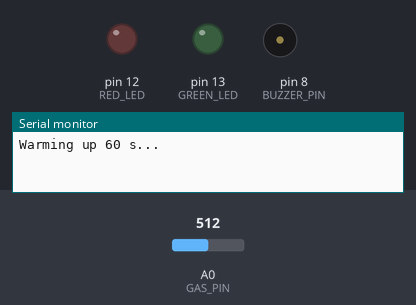
A sketch run on a simulated Arduino Uno, built with avr-gcc and run on an emulated ATmega328P. On the bench: output pins drawn as LEDs (lit = HIGH), buzzer (waves = sounding, pin HIGH), the last lines printed to the serial monitor. The test bench sets the inputs (shaded band); at power-on: A0 (GAS_PIN) = 512.

Above: at 0.1 s.
At 61.1 s:
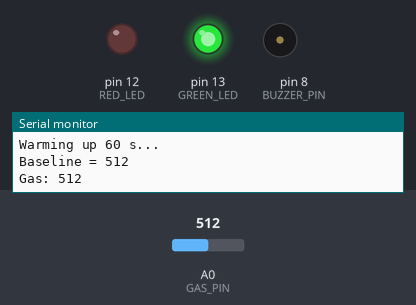
Timing chart, 0 to 62.6 s (numbered marks = the images above):
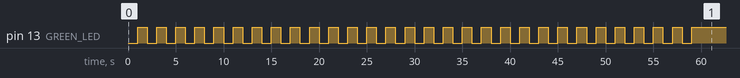

The sketch:

08_gas_detector.ino
```cpp
/*
  المشروع 8: كاشف الغازات والحرائق المبدئي (MQ-2)
  كتاب: 38 مشروع في شهر — لؤي النصري (@robotlouay)

  التوصيل:
    MQ-2: VCC → 5V   GND → GND   AO → A0   (DO غير موصول)
    Buzzer (+) → Pin 8
    LED أحمر ← 220Ω ← Pin 12
    LED أخضر ← 220Ω ← Pin 13
*/

const int GAS_PIN    = A0;
const int BUZZER_PIN = 8;
const int RED_LED    = 12;
const int GREEN_LED  = 13;
const int MARGIN     = 150;   // الارتفاع عن قراءة الهواء النقي الذي يُعتبر خطراً

int baseline = 0;             // قراءة الهواء النقي (تُحسب عند التشغيل)

void setup() {
  Serial.begin(9600);
  pinMode(BUZZER_PIN, OUTPUT);
  pinMode(RED_LED, OUTPUT);
  pinMode(GREEN_LED, OUTPUT);

  // فترة الإحماء: نومض الأخضر لمدة 60 ثانية
  Serial.println("Warming up 60 s...");
  for (int i = 0; i < 60; i++) {
    digitalWrite(GREEN_LED, i % 2);
    delay(1000);
  }
  // معايرة: متوسط القراءات في الهواء النقي
  long sum = 0;
  for (int i = 0; i < 50; i++) { sum += analogRead(GAS_PIN); delay(20); }
  baseline = sum / 50;
  Serial.print("Baseline = "); Serial.println(baseline);
}

void loop() {
  int value = analogRead(GAS_PIN);
  Serial.print("Gas: "); Serial.println(value);

  if (value > baseline + MARGIN) {        // خطر!
    digitalWrite(GREEN_LED, LOW);
    digitalWrite(RED_LED, HIGH);
    tone(BUZZER_PIN, 2000);
    delay(150);
    digitalWrite(RED_LED, LOW);
    noTone(BUZZER_PIN);
    delay(100);
  } else {                                 // الجو آمن
    digitalWrite(GREEN_LED, HIGH);
    digitalWrite(RED_LED, LOW);
    noTone(BUZZER_PIN);
    delay(300);
  }
}
```
